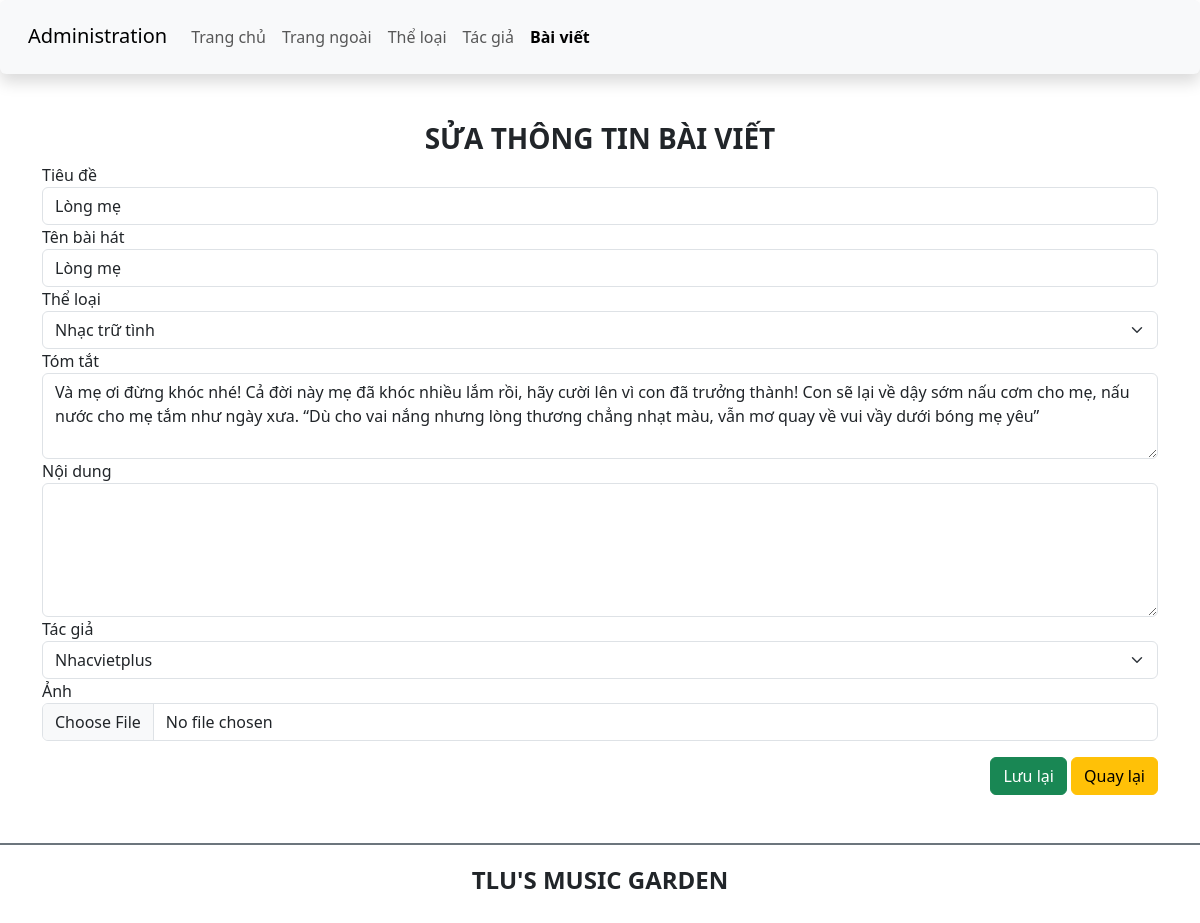
Page /CSE485_2023_BTTH1/admin/article/edit_article.php?id=1 on the committed database.
### tables this page shows
CREATE TABLE `baiviet` (
  `ma_bviet` int(10) UNSIGNED NOT NULL,
  `tieude` varchar(200) NOT NULL,
  `ten_bhat` varchar(100) NOT NULL,
  `ma_tloai` int(10) UNSIGNED NOT NULL,
  `tomtat` text NOT NULL,
  `noidung` text DEFAULT NULL,
  `ma_tgia` int(10) UNSIGNED NOT NULL,
  `ngayviet` datetime DEFAULT current_timestamp(),
  `hinhanh` varchar(200) DEFAULT NULL
);

### CSE485_2023_BTTH1/admin/article/edit_article.php (the view, shortened to what this page needs)
<?php
include "../../config/db_connect.php";
$authors = array();
$sqlAuthor = "CALL sp_TacGia_getAll()";
$resultAuthor = mysqli_query($conn, $sqlAuthor);
if ($resultAuthor === false) {
    echo "Error executing query for authors: " . mysqli_error($conn);
    exit;
} else {
    $authors = mysqli_fetch_all($resultAuthor, MYSQLI_ASSOC);
    mysqli_next_result($conn);
}
$categories = array();
$sqlCategory = "CALL sp_TheLoai_getAll()";
$resultCategory = mysqli_query($conn, $sqlCategory);
if ($resultCategory === false) {
    echo "Error executing query for categories: " . mysqli_error($conn);
    exit;
} else {
    $categories = mysqli_fetch_all($resultCategory, MYSQLI_ASSOC);
    mysqli_next_result($conn);
}
if (isset($_GET['id'])) {
    $id = (int)$_GET['id'];
    $sql = "CALL sp_BaiViet_getById('$id')";
    $result = mysqli_query($conn, $sql);
    if ($result) {
        $row = mysqli_fetch_assoc($result);
    } else {
        $message = "Không tìm thấy bài viết";
    }
} else {
    echo "No article ID provided.";
}
?>
<!DOCTYPE html>
<html lang="en">
<head>
    <link href="https://cdn.jsdelivr.net/npm/bootstrap@5.3.0-alpha1/dist/css/bootstrap.min.css" rel="stylesheet">
    <link rel="stylesheet" href="https://cdnjs.cloudflare.com/ajax/libs/font-awesome/6.3.0/css/all.min.css" />
    <link rel="stylesheet" href="../../css/style_login.css">
</head>
<body>
    <header>
        <nav class="navbar navbar-expand-lg bg-body-tertiary shadow p-3 bg-white rounded">
            <div class="container-fluid">
                <div class="h3">
                    <a class="navbar-brand" href="#">Administration</a>
                </div>
                <div class="collapse navbar-collapse" id="navbarSupportedContent">
                    <ul class="navbar-nav me-auto mb-2 mb-lg-0">
                        <li class="nav-item">
                            <a class="nav-link" aria-current="page" href="../index.php">Trang chủ</a>
                        </li>
                        <li class="nav-item">
                            <a class="nav-link" href="../../index.php">Trang ngoài</a>
                        </li>
                        <li class="nav-item">
                            <a class="nav-link" href="../category/category.php">Thể loại</a>
                        </li>
                        <li class="nav-item">
                            <a class="nav-link" href="../author/author.php">Tác giả</a>
                        </li>
                        <li class="nav-item">
                            <a class="nav-link active fw-bold" href="../article/article.php">Bài viết</a>
                        </li>
                    </ul>
                </div>
            </div>
        </nav>
    </header>
    <main class="container mt-5 mb-5">
        <div class="row">
            <div class="col-sm">
                <h3 class="text-center text-uppercase fw-bold">Sửa thông tin bài viết</h3>
                <form action="./process/process_edit_article.php" method="post">
                    <div class="form-group">
                        <label for="title">Tiêu đề</label>
                        <input type="text" class="form-control" id="title" name="title" value="<?php echo $row['tieude']; ?>" require>
                    </div>
                    <div class="form-group">
                        <label for="songName">Tên bài hát</label>
                        <input type="text" class="form-control" id="songName" name="songName" value="<?php echo $row['ten_bhat']; ?>" require>
                    </div>
                    <div class="form-group">
                        <label for="category">Thể loại</label>
                        <select class="form-select" id="category" name="categoryId" require>
                            <?php
                            if ($categories) {
                                foreach ($categories as $category) {
                                    if ($row['ma_tloai'] == $category['ma_tloai']) {
                                        echo "<option value='" . $category['ma_loai'] . "' selected>" . $category['ten_tloai'] . "</option>";
                                    } else {
                                        echo "<option value='" . $category['ma_tloai'] . "'>" . $category['ten_tloai'] . "</option>";
                                    }
                                }
                            }
                            ?>
                        </select>
                    </div>
                    <div class="form-group">
                        <label for="summary">Tóm tắt</label>
                        <textarea class="form-control" id="summary" name="summary" rows="3" require><?php echo $row['tomtat']; ?></textarea>
                    </div>
                    <div class="form-group">
                        <label for="content">Nội dung</label>
                        <textarea class="form-control" id="content" name="content" rows="5" require><?php echo $row['noidung']; ?></textarea>
                    </div>
                    <div class="form-group">
                        <label for="author">Tác giả</label>
                        <select class="form-select" id="author" name="authorId" require>
                            <?php
                            if ($authors) {
                                foreach ($authors as $author) {
                                    if ($row['ma_tgia'] == $author['ma_tgia']) {
                                        echo "<option value='" . $author['ma_tgia'] . "' selected>" . $author['ten_tgia'] . "</option>";
                                    } else {
                                        echo "<option value='" . $author['ma_tgia'] . "'>" . $author['ten_tgia'] . "</option>";
                                    }
                                }
                            }
                            ?>
                        </select>
                    </div>
                    <div class="form-group">
                        <label for="image">Ảnh</label>
                        <input type="file" class="form-control" id="image" name="image">
                    </div>
                    <div class="form-group float-end mt-3">
                        <input type="submit" value="Lưu lại" class="btn btn-success">
                        <a href="./article.php" class="btn btn-warning ">Quay lại</a>
                    </div>
                </form>
            </div>
        </div>
    </main>
    <footer class="bg-white d-flex justify-content-center align-items-center border-top border-secondary  border-2" style="height:80px">
        <h4 class="text-center text-uppercase fw-bold">TLU's music garden</h4>
    </footer>
</body>
</html>

### rows in the picture
baiviet: title "Lòng mẹ", songName "Lòng mẹ", summary "Và mẹ ơi đừng khóc nhé! Cả đời này mẹ đã khóc nhiều lắm rồi, hãy cười lên vì con đã trưởng thành! Con sẽ lại về dậy sớm nấu cơm cho mẹ, nấu nước cho mẹ tắm như ngày xưa. “Dù cho vai nắng nhưng lòng thương chẳng nhạt màu, vẫn mơ quay về vui vầy dưới bóng mẹ yêu”"

### other values in the picture
form field categoryId "Nhạc trữ tình"
form field authorId "Nhacvietplus"
